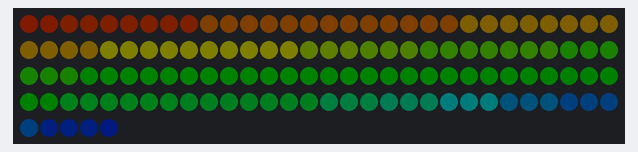
Recording of a sketch running on a simulated Arduino Uno, built with avr-gcc and run on an emulated ATmega328P. Parts: 125 RGB LEDs in strip order, left to right, continuing on the next row. Dim RGB values are drawn brighter than linear; random numbers use the default seed unless the sketch sets one.

Above: at 0.48 s.
At 5.34 s:
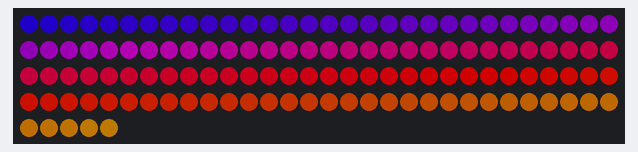
At 10.02 s:
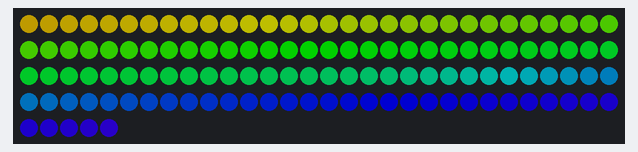
At 19.92 s:
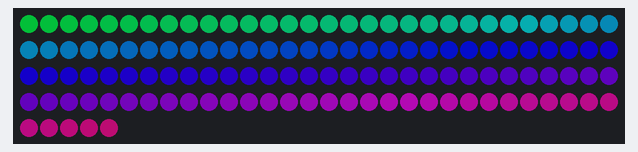
At 29.76 s:
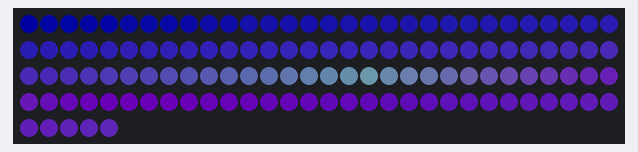
At 39.67 s:
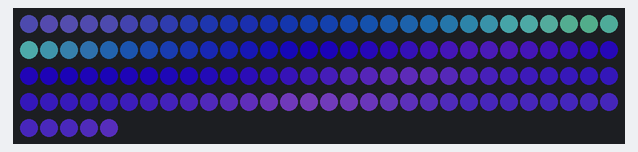

The sketch:

romanscarf.ino
```cpp
/*
  Project particle-lotus-lamp
  Description: lotus lamp LEDs
  Author: Gabe Conradi
  Date: idklol
*/

#include "FastLED.h"
#include "palettes.h"
#include "structs.h"


DeckSettings deckSettingsA;
DeckSettings deckSettingsB;
DeckSettings* deckSettingsAll[] = {&deckSettingsA, &deckSettingsB};

typedef void (*FP)(CRGB*, DeckSettings*);

// Use qsuba for smooth pixel colouring and qsubd for non-smooth pixel colouring
#define qsubd(x, b)  ((x>b)?b:0)                              // Digital unsigned subtraction macro. if result <0, then => 0. Otherwise, take on fixed value.
#define qsuba(x, b)  ((x>b)?x-b:0)                            // Analog Unsigned subtraction macro. if result <0, then => 0


#define NUM_LEDS 125
#define LEDS_PIN 3
#define LED_TYPE NEOPIXEL
#define UPDATES_PER_SECOND 60
#define MAX_SATURATION 255
#define BOOTUP_ANIM_DURATION_MS 5000
#define PATTERN_CHANGE_INTERVAL_MS 30000
#define PALETTE_CHANGE_INTERVAL_MS 30000
#define AUTO_CHANGE_PALETTE 1
#define AUTO_PATTERN_CHANGE true
#define GLOBAL_BRIGHTNESS 120

#define VJ_CROSSFADING_ENABLED 1
// make the crossfade take a long time to mix patterns up a lot and get interesting behavior
#define VJ_CROSSFADE_DURATION_MS 10000.0
#define VJ_NUM_DECKS 2
#define VJ_DECK_SWITCH_INTERVAL_MS 15000

/* crossfading global state */
CRGB masterOutput[NUM_LEDS];
CRGB deckA[NUM_LEDS];
CRGB deckB[NUM_LEDS];
float crossfadePosition = 1.0;  // 0.0 is deckA, 1.0 is deckB
int crossfadeDirection = (crossfadePosition == 1.0) ? -1 : 1; // start going B -> A
uint8_t crossfadeInProgress = 0;
unsigned long tLastCrossfade = 0;

unsigned long t_now;                // time now in each loop iteration
unsigned long t_boot;               // time at bootup

TBlendType currentBlending = LINEARBLEND;


#include "effects.h"

void randomPattern(DeckSettings* deck, DeckSettings* otherDeck) {
  uint8_t old = deck->pattern;
  while (deck->pattern == old || deck->pattern == otherDeck->pattern) {
    deck->pattern = random8(0, NUM_PATTERNS);
  }
  deck->tPatternStart = t_now;
}

void randomPalette(DeckSettings* deck, DeckSettings* otherDeck) {
  uint8_t old = deck->palette;
  while (deck->palette == old || deck->palette == otherDeck->palette) {
    deck->palette = random8(0, PALETTES_COUNT);
  }
  deck->currentPalette = palettes[deck->palette];
  deck->tPaletteStart = t_now;
}

// setup() runs once, when the device is first turned on.
void setup() {
  t_now = millis();
  t_boot = t_now;
  tLastCrossfade = t_now;

  deckSettingsA = {
    1,
    0.0,
    0,
    0,
    0,
    palettes[0],
    t_now,
    t_now,
  };
  deckSettingsB = {
    2,
    1.0,
    0,
    0,
    0,
    palettes[0],
    t_now,
    t_now,
  };
  randomPattern(&deckSettingsA, &deckSettingsB);
  randomPalette(&deckSettingsA, &deckSettingsB);
  randomPattern(&deckSettingsB, &deckSettingsA);
  randomPalette(&deckSettingsB, &deckSettingsA);

  // led controller, data pin, clock pin, RGB type (RGB is already defined in particle)
  FastLED.addLeds<LED_TYPE, LEDS_PIN>(masterOutput, NUM_LEDS);
  FastLED.setBrightness(GLOBAL_BRIGHTNESS);
  pattern_clear(masterOutput);
  pattern_clear(deckA);
  pattern_clear(deckB);
  FastLED.show();

}


void loop() {
  t_now = millis();

  // increment pattern every PATTERN_CHANGE_INTERVAL_MS, but not when a deck is active!
  if (AUTO_PATTERN_CHANGE) {
    if (t_now > deckSettingsA.tPatternStart + PATTERN_CHANGE_INTERVAL_MS && !crossfadeInProgress) {
      if (crossfadePosition == 1.0) {
        randomPattern(&deckSettingsA, &deckSettingsB);
      }
    }
    if (t_now > deckSettingsB.tPatternStart + PATTERN_CHANGE_INTERVAL_MS && !crossfadeInProgress) {
      if (crossfadePosition == 0.0) {
        randomPattern(&deckSettingsB, &deckSettingsA);
      }
    }
  }

  // increment palette every PALETTE_CHANGE_INTERVAL_MS, but not when crossfading!
  if (AUTO_CHANGE_PALETTE && !crossfadeInProgress) {
    for (int x = 0; x < VJ_NUM_DECKS ; x++) {
      int xOther = (x == 0) ? 1 : 0;
      DeckSettings* deck = deckSettingsAll[x];
      DeckSettings* otherdeck = deckSettingsAll[xOther];
      if ((deck->crossfadePositionActive != crossfadePosition) &&
          (deck->tPaletteStart + PALETTE_CHANGE_INTERVAL_MS < t_now)) {
        randomPalette(deck, otherdeck);
      }
    }
  }

  //if (t_boot + BOOTUP_ANIM_DURATION_MS > t_now) {
  //  // display a bootup pattern for a bit
  //  pattern_bootup(deckA, &deckSettingsA);
  //  for (int i = 0; i < NUM_LEDS; ++i) {
  //    deckB[i] = deckA[i];
  //  }
  //} else {
  // fill in patterns on both decks! we will crossfade master output later
  // NOTE: only render to a deck if its "visible" through the crossfader
  if ( !VJ_CROSSFADING_ENABLED || crossfadePosition < 1.0 ) {
    patternBank[deckSettingsA.pattern](deckA, &deckSettingsA);
  }
  if ( VJ_CROSSFADING_ENABLED && crossfadePosition > 0 ) {
    patternBank[deckSettingsB.pattern](deckB, &deckSettingsB);
  }
  //}

  // perform crossfading increment if we are mid pattern change
  if (VJ_CROSSFADING_ENABLED) {
    //Serial.printf("%d %d %d\n", t_now, tLastCrossfade + VJ_DECK_SWITCH_INTERVAL_MS, crossfadeInProgress);
    if (t_now > tLastCrossfade + VJ_DECK_SWITCH_INTERVAL_MS && !crossfadeInProgress) {
      // start switching between decks
      crossfadeInProgress = 1;
      tLastCrossfade = t_now;
    }
    if (crossfadeInProgress) {
      float step = (float)1.0 / (VJ_CROSSFADE_DURATION_MS / 1000.0 * UPDATES_PER_SECOND);
      // Serial.printf("fader increment %f %d\n", step, crossfadeDirection);
      crossfadePosition = crossfadePosition + crossfadeDirection * step;

      // is it time to change decks?
      // we are cut over to deck B, break this loop
      if (crossfadePosition > 1.0) {
        crossfadePosition = 1.0;
        crossfadeDirection = -1; // 1->0
        crossfadeInProgress = 0;
      }
      // we are cut over to deck B
      if (crossfadePosition < 0.0) {
        crossfadePosition = 0.0;
        crossfadeDirection = 1;  // 0->1
        crossfadeInProgress = 0;
      }
    }
  }

  // perform crossfading between deckA and deckB, by filling masterOutput
  // FIXME for now, lets just take a linear interpolation between deck a and b
  for (int i = 0; i < NUM_LEDS; ++i) {
    if (VJ_CROSSFADING_ENABLED) {
      masterOutput[i] = deckA[i].lerp8(deckB[i], fract8(255 * crossfadePosition));
    } else {
      masterOutput[i] = deckA[i];
    }
    if (t_now < + BOOTUP_ANIM_DURATION_MS) {
      // ramp intensity up slowly, so we fade in when turning on
      int8_t bri8 = (uint8_t)((t_now * 1.0) / BOOTUP_ANIM_DURATION_MS * 255.0);
      masterOutput[i] = masterOutput[i].fadeToBlackBy(255 - bri8);
    }
  }

  FastLED.setBrightness(GLOBAL_BRIGHTNESS);
  FastLED.show();
  delay(1000.0 / UPDATES_PER_SECOND);
}
```

effects.h
```cpp
/*vars for pattern_phase_shift_palette*/
int wave1 = 0;
void pattern_phase_shift_palette(CRGB* leds, DeckSettings* s) {
  // phase shift
  wave1 += 8;
  int phase2 = beatsin8(7, -64, 64);

  for (int k = 0; k < NUM_LEDS; k++) {
    int phase1 = sin8(3 * k + wave1 / 128);
    int colorIndex = cubicwave8((k) + phase1) / 2 + cos8((k * 3) + phase2) / 2;

    //int bri8 = cubicwave8(t_now/10.0 + k*10.0); // nice pulsy one direction intensity modulator
    // generate undulating intensity phases
    int bri8 = cubicwave8(t_now / 10.0 + cubicwave8(k * 10.0));

    leds[k] = ColorFromPalette(s->currentPalette, colorIndex, bri8, currentBlending);
  }
}

void  pattern_plasma(CRGB* leds, DeckSettings* s) {

  int thisPhase = beatsin8(6, -64, 64);
  int thatPhase = beatsin8(7, -64, 64);

  for (int k = 0; k < NUM_LEDS; k++) {

    int colorIndex = cubicwave8((k * 23) + thisPhase) / 2 + cos8((k * 15) + thatPhase) / 2;
    int thisBright = cubicwave8(t_now / 10.0 + k * 10.0); // nice pulsy one direction intensity modulator
    //int thisBright = qsuba(colorIndex, beatsin8(7,0,96));

    leds[k] = ColorFromPalette(s->currentPalette, colorIndex, thisBright, currentBlending);
  }
}

void pattern_slow_pulse(CRGB* leds, DeckSettings* s) {
  // pick a color, and pulse it
  //uint8_t cBrightness = beatsin8(20, 120, 255);
  uint8_t cHue = beatsin8(4, 0, 255);
  for ( int i = 0; i < NUM_LEDS; i++) {
    int thisBright = cubicwave8(t_now / 10.0 + i * 10.0); // nice pulsy one direction intensity modulator
    CHSV hsv_led = CHSV(cHue, 255, thisBright);
    CRGB rgb_led;
    hsv2rgb_rainbow(hsv_led, rgb_led);
    leds[i] = rgb_led;
  }
}

void pattern_cylon_eye(CRGB* leds, DeckSettings* s) {
  // cylon eye is 4 pixels wide, +/++ base index
  // we map a 60bpm(1s) cycle into 0..num leds-1
  uint8_t h = beatsin8(8, 0, 255);
  CHSV hsv_led = CHSV(h, 255, 255);
  CRGB rgb_led;
  hsv2rgb_rainbow(hsv_led, rgb_led);
  uint8_t mappedIndex = beatsin8(60, 0, NUM_LEDS - 1);
  for (int i = 0; i < NUM_LEDS; ++i) {
    if (mappedIndex == i) {
      leds[i] = rgb_led;
    } else if (addmod8(mappedIndex, 1, 255) == i) {
      leds[i] = rgb_led;
    } else if (addmod8(mappedIndex, 2, 255) == i) {
      leds[i] = rgb_led;
    } else if (addmod8(mappedIndex, 3, 255) == i) {
      leds[i] = rgb_led;
    } else {
      leds[i] = CRGB::Black;
    }
  }
}

void pattern_bootup(CRGB* leds, DeckSettings* s) {
  // ramp intensity up as we boot up. act like we are warming up
  float intensity = (t_now / BOOTUP_ANIM_DURATION_MS) * 255.0;
  uint8_t v = 255;
  if (intensity >= 255.0) {
    v = 255;
  }
  uint8_t baseHue = beatsin8(3, 0, 255);
  uint8_t iHue = 0;
  for (int i = 0; i < NUM_LEDS; ++i) {
    iHue = addmod8(baseHue, 1, 255);
    CHSV hsv_led = CHSV(iHue, 255, v);
    CRGB rgb_led;
    hsv2rgb_rainbow(hsv_led, rgb_led);
    leds[i] = rgb_led;
  }
}

// cycle a rainbow, varying how quickly it rolls around the board
void pattern_rainbow_waves(CRGB* leds, DeckSettings* s) {
  for (int i = 0; i < NUM_LEDS; ++i) {
    uint8_t h = (t_now / 12 + i) % 256;
    CHSV hsv_led = CHSV(h, 255, 255);
    CRGB rgb_led;
    hsv2rgb_rainbow(hsv_led, rgb_led);
    leds[i] = rgb_led;
  }
}

void pattern_clear(CRGB* leds) {
  for ( int i = 0; i < NUM_LEDS; i++) {
    leds[i] = CRGB::Black;
  }
}
void pattern_from_palette(CRGB* leds, DeckSettings* s) {
  uint8_t b = beatsin8(4, 0, 255);
  for ( int i = 0; i < NUM_LEDS; i++) {
    leds[i] = ColorFromPalette(s->currentPalette, s->animationIndex + i + b, 255, currentBlending);
  }
  // slow down progression by 1/3
  if (t_now % 3 == 0) {
    s->animationIndex = addmod8(s->animationIndex, 1, 255);
  }
}

void pattern_brake_light(CRGB* leds, DeckSettings* s) {
  for (int i = 0; i < NUM_LEDS; ++i) {
    leds[i] = CRGB::Red;
  }
}

// NOTE: lifted and tweaked from https://learn.adafruit.com/rainbow-chakra-led-hoodie/the-code
// This function draws color waves with an ever-changing,
// widely-varying set of parameters, using a color palette.
void pattern_palette_waves(CRGB* leds, DeckSettings* s) {
  uint8_t numleds = NUM_LEDS;
  static uint16_t sPseudotime = 0;
  static uint16_t sLastMillis = 0;
  static uint16_t sHue16 = 0;

  //uint8_t sat8 = beatsin88( 87, 220, 250);
  uint8_t brightdepth = beatsin88( 341, 96, 224);
  uint16_t brightnessthetainc16 = beatsin88( 203, (25 * 256), (40 * 256));
  uint8_t msmultiplier = beatsin88(147, 23, 60);

  uint16_t hue16 = sHue16;//gHue * 256;
  uint16_t hueinc16 = beatsin88(113, 300, 1500);

  uint16_t ms = millis();
  uint16_t deltams = ms - sLastMillis ;
  sLastMillis  = ms;
  sPseudotime += deltams * msmultiplier;
  sHue16 += deltams * beatsin88( 400, 5, 9);
  uint16_t brightnesstheta16 = sPseudotime;

  for ( uint16_t i = 0 ; i < numleds; i++) {
    hue16 += hueinc16;
    uint8_t hue8 = hue16 / 256;
    uint16_t h16_128 = hue16 >> 7;
    if ( h16_128 & 0x100) {
      hue8 = 255 - (h16_128 >> 1);
    } else {
      hue8 = h16_128 >> 1;
    }

    brightnesstheta16  += brightnessthetainc16;
    uint16_t b16 = sin16( brightnesstheta16  ) + 32768;

    uint16_t bri16 = (uint32_t)((uint32_t)b16 * (uint32_t)b16) / 65536;
    uint8_t bri8 = (uint32_t)(((uint32_t)bri16) * brightdepth) / 65536;
    bri8 += (255 - brightdepth);

    uint8_t index = hue8;
    index = scale8( index, 240);

    CRGB newcolor = ColorFromPalette(s->currentPalette, index, bri8);

    uint16_t pixelnumber = i;
    pixelnumber = (numleds - 1) - pixelnumber;

    nblend(leds[pixelnumber], newcolor, 128);
  }
}

/** update this with patterns you want to be cycled through **/
#define NUM_PATTERNS sizeof(patternBank) / sizeof(FP)
const FP patternBank[] = {
  &pattern_plasma,
  &pattern_from_palette,
  &pattern_phase_shift_palette,
  &pattern_slow_pulse,
  &pattern_palette_waves,
  &pattern_rainbow_waves
};
```

palettes.h
```cpp
/* custom color palettes */
// orange 255,102,0 FF6600
// pink 255,0,255 #ff00ff
// pornj 255,51,51 #ff3333
DEFINE_GRADIENT_PALETTE( Disorient_gp ) {
  0,   0,   0,   0,    // black
  75, 255,  26, 153,    // pink
  147, 255,  51,  51,    // pornj
  208, 255, 111,  15,    // orange
  255, 255, 255, 255,
}; // white

DEFINE_GRADIENT_PALETTE( es_pinksplash_08_gp ) {
  0, 126, 11, 255,
  127, 197,  1, 22,
  175, 210, 157, 172,
  221, 157,  3, 112,
  255, 157,  3, 112
};

DEFINE_GRADIENT_PALETTE( es_pinksplash_07_gp ) {
  0, 229,  1,  1,
  61, 242,  4, 63,
  101, 255, 12, 255,
  127, 249, 81, 252,
  153, 255, 11, 235,
  193, 244,  5, 68,
  255, 232,  1,  5
};

DEFINE_GRADIENT_PALETTE( Sunset_Real_gp ) {
  0, 120,  0,  0,
  22, 179, 22,  0,
  51, 255, 104,  0,
  85, 167, 22, 18,
  135, 100,  0, 103,
  198,  16,  0, 130,
  255,   0,  0, 160
};

DEFINE_GRADIENT_PALETTE( rgi_15_gp ) {
  0,   4,  1, 31,
  31,  55,  1, 16,
  63, 197,  3,  7,
  95,  59,  2, 17,
  127,   6,  2, 34,
  159,  39,  6, 33,
  191, 112, 13, 32,
  223,  56,  9, 35,
  255,  22,  6, 38
};

DEFINE_GRADIENT_PALETTE( BlacK_Red_Magenta_Yellow_gp ) {
  0,   0,  0,  0,
  42,  42,  0,  0,
  84, 255,  0,  0,
  127, 255,  0, 45,
  170, 255,  0, 255,
  212, 255, 55, 45,
  255, 255, 255,  0
};

// Gradient palette "bhw2_48_gp", originally from
// http://soliton.vm.bytemark.co.uk/pub/cpt-city/bhw/bhw2/tn/bhw2_48.png.index.html
// converted for FastLED with gammas (2.6, 2.2, 2.5)
// Size: 28 bytes of program space.

DEFINE_GRADIENT_PALETTE( bhw2_48_gp ) {
    0,   0,  0,  8,
   51,  20, 40,147,
   61,  15,117,115,
  109,  26,  3,186,
  163,  78, 43,205,
  211, 199, 17, 84,
  255,  27,  1, 10};

// Gradient palette "bhw2_50_gp", originally from
// http://soliton.vm.bytemark.co.uk/pub/cpt-city/bhw/bhw2/tn/bhw2_50.png.index.html
// converted for FastLED with gammas (2.6, 2.2, 2.5)
// Size: 20 bytes of program space.

DEFINE_GRADIENT_PALETTE( bhw2_50_gp ) {
    0,   8,  2, 23,
   84,  47,  7,102,
  138,  16, 46,147,
  173,   2,127,203,
  255,   1,  7, 11};

// Gradient palette "bhw2_sherbet2_gp", originally from
// http://soliton.vm.bytemark.co.uk/pub/cpt-city/bhw/bhw2/tn/bhw2_sherbet2.png.index.html
// converted for FastLED with gammas (2.6, 2.2, 2.5)
// Size: 32 bytes of program space.

DEFINE_GRADIENT_PALETTE( bhw2_sherbet2_gp ) {
    0, 217,  1,  1,
   35, 249, 43, 19,
   71, 247,125,172,
  109, 206,  2, 32,
  163, 210, 23,  9,
  211, 255,255,255,
  232, 252,199, 88,
  255, 206,115, 52};


// Gradient palette "Lucy_in_the_Sky_gp", originally from
// http://soliton.vm.bytemark.co.uk/pub/cpt-city/colo/vredeling/tn/Lucy_in_the_Sky.png.index.html
// converted for FastLED with gammas (2.6, 2.2, 2.5)
// Size: 40 bytes of program space.

DEFINE_GRADIENT_PALETTE( Lucy_in_the_Sky_gp ) {
    0, 175,  1, 44,
   51, 175,  1, 44,
   51, 194, 14, 35,
  102, 194, 14, 35,
  102, 213, 40, 27,
  153, 213, 40, 27,
  153, 234, 80, 21,
  204, 234, 80, 21,
  204, 255,136, 15,
  255, 255,136, 15};


// for effects that are palette based
CRGBPalette16 palettes[] = {
  Disorient_gp,
  Lucy_in_the_Sky_gp,
  es_pinksplash_07_gp,
  //rgi_15_gp,
  BlacK_Red_Magenta_Yellow_gp,
  bhw2_48_gp,
  bhw2_50_gp,
  es_pinksplash_08_gp,
  LavaColors_p,
  bhw2_sherbet2_gp,
};
#define PALETTES_COUNT (sizeof(palettes)/sizeof(*palettes))
```

structs.h
```cpp
struct DeckSettings {
  uint8_t label;
  float crossfadePositionActive;
  uint8_t pattern;
  uint8_t palette;
  uint8_t animationIndex;
  CRGBPalette16 currentPalette; // current color palette
  unsigned long tPatternStart;  // time last pattern changed
  unsigned long tPaletteStart;  // time last palette changed
} ;
```
